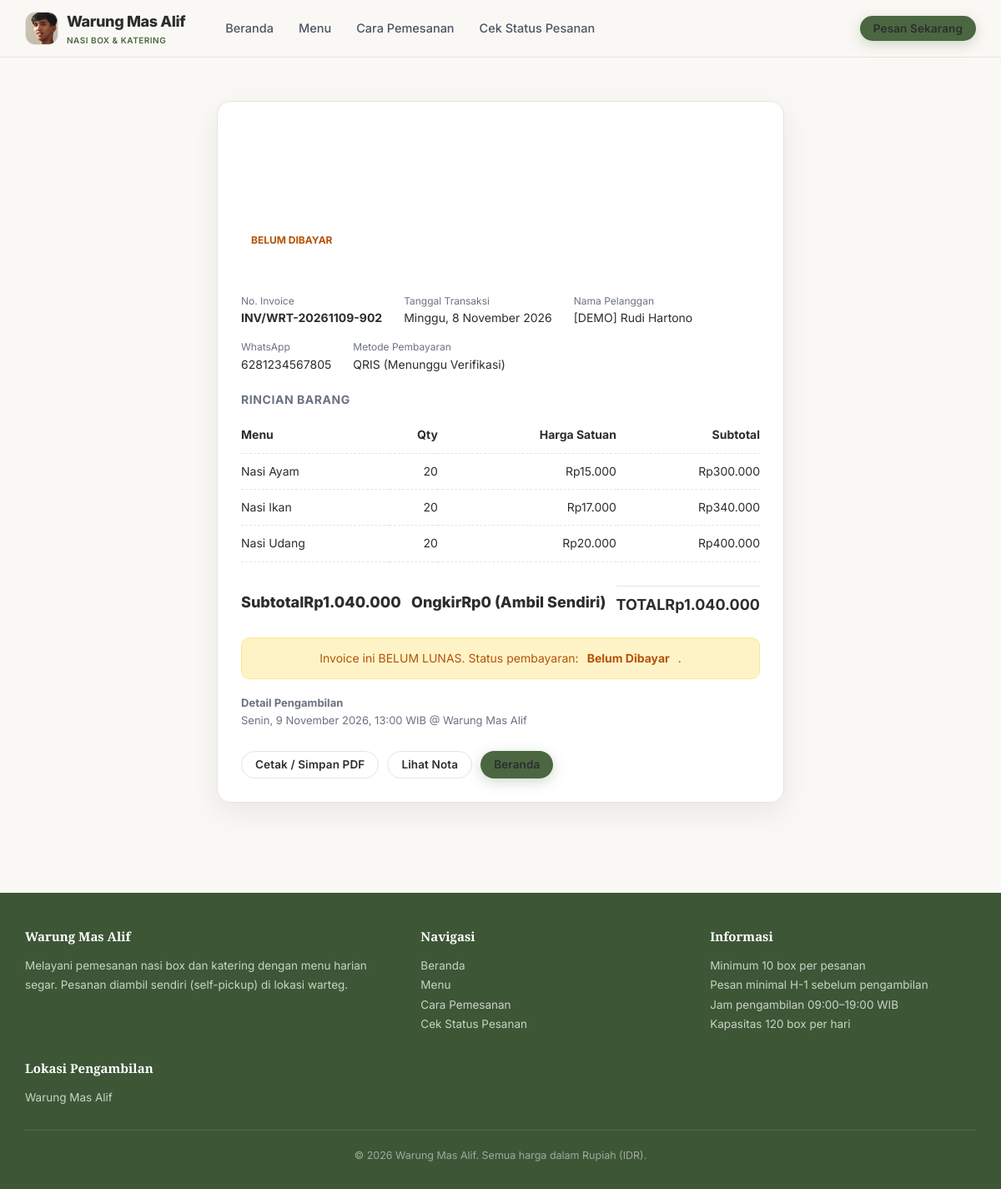
Page /warteg/warteg/invoice.php?kode=WRT-20261109-902 (signed in) on the committed database.
### tables this page shows
CREATE TABLE IF NOT EXISTS pesanan (
  id              INT UNSIGNED NOT NULL AUTO_INCREMENT,
  kode            VARCHAR(30)  NOT NULL,
  nama_pelanggan  VARCHAR(100) NOT NULL,
  no_wa           VARCHAR(20)  NOT NULL COMMENT 'format internasional, mis. 6281234567890',
  tanggal_ambil   DATE         NOT NULL,
  jam_ambil       TIME         NOT NULL,
  total_box       INT UNSIGNED NOT NULL,
  total_harga     BIGINT UNSIGNED NOT NULL,
  status          ENUM('Menunggu Konfirmasi','Sedang Dimasak','Siap Diambil')
                  NOT NULL DEFAULT 'Menunggu Konfirmasi',
  dibuat_pada     TIMESTAMP    NOT NULL DEFAULT CURRENT_TIMESTAMP,
  PRIMARY KEY (id),
  UNIQUE KEY uq_pesanan_kode (kode),
  KEY idx_pesanan_tanggal_status (tanggal_ambil, status),
  KEY idx_pesanan_nama (nama_pelanggan),
  CONSTRAINT ck_pesanan_box CHECK (total_box > 0)
);

CREATE TABLE IF NOT EXISTS detail_pesanan (
  id           INT UNSIGNED NOT NULL AUTO_INCREMENT,
  pesanan_id   INT UNSIGNED NOT NULL,
  menu_id      INT UNSIGNED NOT NULL,
  jumlah       INT UNSIGNED NOT NULL,
  harga_satuan INT UNSIGNED NOT NULL,
  subtotal     BIGINT UNSIGNED NOT NULL,
  PRIMARY KEY (id),
  UNIQUE KEY uq_detail_pesanan_menu (pesanan_id, menu_id),
  KEY idx_detail_menu (menu_id),
  CONSTRAINT fk_detail_pesanan FOREIGN KEY (pesanan_id) REFERENCES pesanan(id)
    ON UPDATE CASCADE ON DELETE CASCADE,
  CONSTRAINT fk_detail_menu FOREIGN KEY (menu_id) REFERENCES menu(id)
    ON UPDATE CASCADE ON DELETE RESTRICT,
  CONSTRAINT ck_detail_jumlah CHECK (jumlah > 0)
);

CREATE TABLE IF NOT EXISTS menu (
  id        INT UNSIGNED NOT NULL AUTO_INCREMENT,
  nama      VARCHAR(100) NOT NULL,
  kategori  ENUM('nasi','lauk','sayur', 'paket a', 'paket b', 'paket c') NOT NULL DEFAULT 'nasi',
  harga     INT UNSIGNED NOT NULL,
  foto      VARCHAR(255) NULL COMMENT 'nama file di folder uploads/menu/',
  aktif     TINYINT(1)   NOT NULL DEFAULT 1,
  PRIMARY KEY (id),
  UNIQUE KEY uq_menu_nama (nama)
);

### warteg/warteg/includes/helpers.php (called while the page is built, shortened)
<?php
function e($s): string { return htmlspecialchars((string)$s, ENT_QUOTES | ENT_SUBSTITUTE, 'UTF-8'); }
function rupiah($n): string { return 'Rp' . number_format((int)$n, 0, ',', '.'); }
function tanggal_id(string $t, bool $dgn_hari = true): string {
    $hari  = ['Minggu','Senin','Selasa','Rabu','Kamis','Jumat','Sabtu'];
    $bulan = ['', 'Januari','Februari','Maret','April','Mei','Juni','Juli','Agustus','September','Oktober','November','Desember'];
    $d = new DateTime($t);
    $s = $d->format('j') . ' ' . $bulan[(int)$d->format('n')] . ' ' . $d->format('Y');
    return $dgn_hari ? $hari[(int)$d->format('w')] . ', ' . $s : $s;
}
function jam_pendek(string $j): string { return substr($j, 0, 5); }
function url(string $path): string { return BASE_URL . '/' . ltrim($path, '/'); }
function db_stmt(mysqli $kon, string $sql, array $p = []): mysqli_stmt {
    $st = $kon->prepare($sql);
    if ($p) {
        $tipe = '';
        foreach ($p as $v) $tipe .= is_int($v) ? 'i' : 's';
        $st->bind_param($tipe, ...$p);
    }
    $st->execute();
    return $st;
}
function db_all(mysqli $kon, string $sql, array $p = []): array {
    $st = db_stmt($kon, $sql, $p);
    $r = $st->get_result()->fetch_all(MYSQLI_ASSOC);
    return $r;
}
function db_row(mysqli $kon, string $sql, array $p = []): ?array { return db_all($kon, $sql, $p)[0] ?? null; }

### warteg/warteg/includes/pembayaran_service.php (called while the page is built, shortened)
<?php
function status_bayar_label(string $s, string $bhs = 'id'): string {
    $peta = [
        BAYAR_BELUM                => ['Belum Dibayar', 'Unpaid'],
        BAYAR_MENUNGGU             => ['Menunggu Pembayaran', 'Awaiting Payment'],
        BAYAR_MENUNGGU_VERIFIKASI  => ['Menunggu Verifikasi', 'Awaiting Verification'],
        BAYAR_BERHASIL             => ['Lunas', 'Paid'],
        BAYAR_DITOLAK              => ['Ditolak', 'Rejected'],
        BAYAR_GAGAL                => ['Gagal', 'Failed'],
        BAYAR_KEDALUWARSA          => ['Kedaluwarsa', 'Expired'],
        BAYAR_BATAL                => ['Dibatalkan', 'Cancelled'],
    ];
    return ($peta[$s] ?? ['Menunggu Pembayaran', 'Awaiting Payment'])[$bhs === 'en' ? 1 : 0];
}

### warteg/warteg/invoice.php (the view, shortened to what this page needs)
<?php
require_once __DIR__ . '/includes/bootstrap.php';
$kode  = trim((string)($_GET['kode'] ?? ''));
$token = trim((string)($_GET['t'] ?? ''));
$pesanan = null;
$detail = [];
$galat = '';
if ($kode === '') {
    $galat = 'Kode pesanan tidak diberikan.';
} else {
    $pesanan = db_row($kon, 'SELECT * FROM pesanan WHERE kode = ?', [$kode]);
    if ($pesanan) {
        $detail = db_all($kon, 'SELECT d.jumlah, d.harga_satuan, d.subtotal, m.nama, m.kategori FROM detail_pesanan d
            JOIN menu m ON m.id = d.menu_id WHERE d.pesanan_id = ? ORDER BY m.nama', [(int)$pesanan['id']]);
    }
}
require __DIR__ . '/includes/cust_atas.php';
?>
<section class="seksi">
    <div class="wadah" style="max-width:720px">
        <?php if ($galat !== ''): ?>
            <div class="panel-putih">
                <div class="alert alert-galat"><?= e($galat) ?></div>
                <a href="<?= e(url('index.php')) ?>" class="btn btn-garis">Kembali ke Beranda</a>
            </div>
        <?php else:
            $status = (string)($pesanan['status_bayar'] ?? BAYAR_BELUM);
            $lunas = ($status === BAYAR_BERHASIL);
            $total = (int)$pesanan['total_harga'];
            $subtotal = 0;
            foreach ($detail as $d) { $subtotal += (int)$d['subtotal']; }
        ?>
        <div class="nota-kartu" style="max-width:100%">
            <div class="nota-atas" style="background:<?= $lunas ? '#15803d' : 'var(--c-oranye-tua)' ?>;">
                <h1>INVOICE</h1>
                <p style="opacity:.9;font-size:14px"><?= e(NAMA_WARTEG) ?></p>
                <div class="kode"><?= e($pesanan['kode']) ?></div>
                <div style="margin-top:10px;">
                    <span style="display:inline-block;padding:4px 12px;border-radius:999px;font-size:12px;font-weight:700;background:<?= $lunas ? 'rgba(255,255,255,.95);color:#15803d' : 'rgba(255,255,255,.95);color:#b45309' ?>;">
                        <?= $lunas ? 'LUNAS' : strtoupper(status_bayar_label($status)) ?>
                    </span>
                </div>
            </div>
            <div class="nota-isi">
                <div class="nota-info" style="margin-bottom:20px">
                    <div class="item"><div class="label">No. Invoice</div><div><strong><?= e('INV/' . $pesanan['kode']) ?></strong></div></div>
                    <div class="item"><div class="label">Tanggal Transaksi</div><div><?= e(tanggal_id(date('Y-m-d', strtotime((string)$pesanan['dibuat_pada'])))) ?></div></div>
                    <div class="item"><div class="label">Nama Pelanggan</div><div><?= e($pesanan['nama_pelanggan']) ?></div></div>
                    <div class="item"><div class="label">WhatsApp</div><div><?= e($pesanan['no_wa']) ?></div></div>
                    <div class="item"><div class="label">Metode Pembayaran</div><div>QRIS<?= $lunas ? ' (Terverifikasi)' : ' (Menunggu Verifikasi)' ?></div></div>
                </div>
                <h3 style="font-size:14px;text-transform:uppercase;letter-spacing:.04em;color:var(--c-redup);margin-bottom:10px;">Rincian Barang</h3>
                <table class="nota-rincian-tabel">
                    <thead>
                        <tr>
                            <th style="text-align:left">Menu</th>
                            <th style="text-align:right">Qty</th>
                            <th style="text-align:right">Harga Satuan</th>
                            <th style="text-align:right">Subtotal</th>
                        </tr>
                    </thead>
                    <tbody>
                    <?php foreach ($detail as $d): ?>
                        <tr>
                            <td><?= e($d['nama']) ?></td>
                            <td style="text-align:right"><?= (int)$d['jumlah'] ?></td>
                            <td style="text-align:right"><?= e(rupiah($d['harga_satuan'])) ?></td>
                            <td style="text-align:right"><?= e(rupiah($d['subtotal'])) ?></td>
                        </tr>
                    <?php endforeach; ?>
                    </tbody>
                </table>
                <div class="nota-total" style="margin-top:14px">
                    <div style="display:flex;justify-content:space-between;padding:6px 0;"><span>Subtotal</span><span><?= e(rupiah($subtotal)) ?></span></div>
                    <div style="display:flex;justify-content:space-between;padding:6px 0;"><span>Ongkir</span><span>Rp0 (Ambil Sendiri)</span></div>
                    <div style="display:flex;justify-content:space-between;padding:8px 0;border-top:1px solid var(--c-garis);font-weight:700;font-size:18px;"><span>TOTAL</span><span><?= e(rupiah($total)) ?></span></div>
                </div>
                <?php if ($lunas): ?>
                    <div class="alert alert-sukses" style="margin-top:16px;justify-content:center;">
                        ✓ Invoice ini sudah LUNAS dan terverifikasi.
                    </div>
                <?php else: ?>
                    <div class="alert alert-peringatan" style="margin-top:16px;justify-content:center;">
                        Invoice ini BELUM LUNAS. Status pembayaran: <strong><?= e(status_bayar_label($status)) ?></strong>.
                    </div>
                <?php endif; ?>
                <div style="margin-top:18px;font-size:13px;color:var(--c-redup);">
                    <p><strong>Detail Pengambilan</strong></p>
                    <p><?= e(tanggal_id((string)$pesanan['tanggal_ambil'])) ?>, <?= e(jam_pendek((string)$pesanan['jam_ambil'])) ?> WIB @ <?= e(LOKASI_AMBIL) ?></p>
                </div>
            </div>
            <div class="nota-aksi">
                <button type="button" class="btn btn-garis btn-kecil" onclick="window.print()">Cetak / Simpan PDF</button>
                <a href="<?= e(url('nota.php?kode=' . rawurlencode($pesanan['kode']) . '&t=' . rawurlencode((string)($pesanan['token_nota'] ?? $token)))) ?>" class="btn btn-garis btn-kecil">Lihat Nota</a>
                <a href="<?= e(url('index.php')) ?>" class="btn btn-primer btn-kecil">Beranda</a>
            </div>
        </div>
        <?php endif; ?>
    </div>
</section>
<?php require __DIR__ . '/includes/cust_bawah.php';

### warteg/warteg/assets/css/customer.css (style rules this page uses)
:root { --c-primer: #4A6741; --c-primer-tua: #3D5636; --c-primer-bg: #EEF2EC; --c-emas: #B8860B; --c-emas-bg: #FBF5E6; --c-teks: #2D2D2D; --c-redup: #6B7280; --c-garis: #E8E4DF; --c-bg: #FAF8F5; --c-kartu: #F5F0EB; --c-putih: #FFFFFF; --c-hijau: #15803d; --c-hijau-bg: #dcfce7; --c-kuning: #b45309; --c-kuning-bg: #fef3c7; --c-merah: #b91c1c; --c-merah-bg: #fee2e2; --c-radius: 16px; --c-radius-kecil: 10px; --c-bayang: 0 1px 4px rgba(0, 0, 0, .04), 0 1px 2px rgba(0, 0, 0, .03); --c-bayang-besar: 0 12px 36px rgba(0, 0, 0, .07); --c-lebar: 1180px; --font-serif: "Playfair Display", Georgia, "Times New Roman", serif; --font-sans: "Inter", -apple-system, BlinkMacSystemFont, "Segoe UI", Roboto, sans-serif; }
* { margin: 0; padding: 0; box-sizing: border-box; }
html { scroll-behavior: smooth; }
body.cust { font-family: var(--font-sans); background: var(--c-bg); color: var(--c-teks); line-height: 1.6; min-height: 100vh; -webkit-font-smoothing: antialiased; -moz-osx-font-smoothing: grayscale; }
.cust a { color: inherit; text-decoration: none; }
.wadah { width: 100%; max-width: var(--c-lebar); margin: 0 auto; padding: 0 20px; }
.cust h1, .cust h2, .cust h3 { letter-spacing: -.02em; }
.btn { display: inline-flex; align-items: center; justify-content: center; gap: 8px; border: 0; border-radius: 999px; font-weight: 600; font-size: 15px; cursor: pointer; padding: 12px 24px; transition: all .2s ease; font-family: inherit; line-height: 1.1; letter-spacing: .01em; }
.btn-primer { background: var(--c-primer); color: #fff; box-shadow: 0 4px 16px rgba(74, 103, 65, .25); }
.btn-garis { background: var(--c-putih); color: var(--c-teks); border: 1.5px solid var(--c-garis); }
.btn-kecil { padding: 8px 16px; font-size: 13.5px; }
.seksi { padding: 52px 0; }
.alert { border-radius: var(--c-radius-kecil); padding: 13px 16px; font-size: 14px; margin-bottom: 16px; display: flex; gap: 10px; align-items: flex-start; border: 1px solid transparent; }
.alert-peringatan { background: var(--c-kuning-bg); color: var(--c-kuning); border-color: #FDE68A; }
.nota-kartu { max-width: 620px; margin: 0 auto; background: var(--c-putih); border: 1px solid var(--c-garis); border-radius: var(--c-radius); box-shadow: var(--c-bayang-besar); overflow: hidden; }
.nota-atas { background: linear-gradient(135deg, var(--c-primer), var(--c-primer-tua)); color: #fff; padding: 28px 28px 24px; }
.nota-atas h1 { font-size: 22px; margin-bottom: 2px; font-family: var(--font-serif); }
.nota-atas .kode { font-family: ui-monospace, monospace; font-size: 20px; font-weight: 800; letter-spacing: .02em; margin-top: 10px; display: inline-block; background: rgba(255,255,255,.18); padding: 6px 16px; border-radius: 10px; }
.nota-isi { padding: 26px 28px; }
.nota-rincian-tabel { width: 100%; border-collapse: collapse; font-size: 14px; }
.nota-rincian-tabel th, .nota-rincian-tabel td { padding: 10px 0; border-bottom: 1px dashed var(--c-garis); text-align: left; }
.nota-rincian-tabel th:last-child, .nota-rincian-tabel td:last-child { text-align: right; }
.nota-total { display: flex; justify-content: space-between; font-size: 18px; font-weight: 800; padding-top: 14px; }
.nota-info { display: flex; flex-wrap: wrap; gap: 14px 26px; font-size: 14px; }
.nota-info .item .label { font-size: 12px; color: var(--c-redup); }
.nota-aksi { display: flex; gap: 10px; flex-wrap: wrap; padding: 0 28px 28px; }

### rows in the picture
pesanan: kode "INV/WRT-20261109-902", dibuat_pada "Minggu, 8 November 2026", nama_pelanggan "[DEMO] Rudi Hartono", no_wa "6281234567805", total_harga "Rp1.040.000", tanggal_ambil "Senin, 9 November 2026", jam_ambil "13:00"
detail_pesanan: menu.nama "Nasi Ayam", jumlah "20", harga_satuan "Rp15.000", subtotal "Rp300.000"
detail_pesanan: menu.nama "Nasi Ikan", jumlah "20", harga_satuan "Rp17.000", subtotal "Rp340.000"
detail_pesanan: menu.nama "Nasi Udang", jumlah "20", harga_satuan "Rp20.000", subtotal "Rp400.000"

### other values in the picture
NAMA_WARTEG "Warung Mas Alif"
status_bayar_label($status) "BELUM DIBAYAR"
rupiah($subtotal) "Rp1.040.000"
status_bayar_label($status) "Belum Dibayar"
LOKASI_AMBIL "Warung Mas Alif"
MINIMAL_BOX "10"
MINIMAL_H_MINUS "1"
JAM_BUKA "09:00"
JAM_TUTUP "19:00"
KAPASITAS_HARIAN "120"
